Frame 1 (no input): blank canvas, image omitted
Frame 60 (no input): blank canvas, image omitted
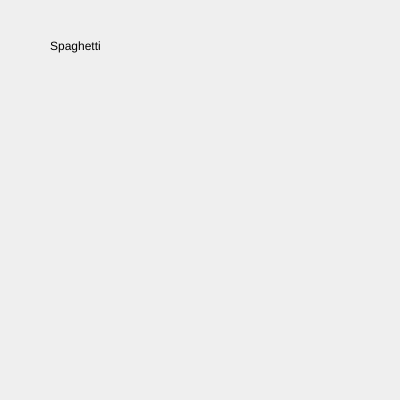
Frame 120 (the mouse pressed at the canvas centre since frame 60)

The p5.js sketch whose frames 1 and 60 were blank and that drew this single picture after the mouse press (run headless with seeded random() and noise() and a simulated clock; from frame 60 on, the mouse is pressed at the canvas centre):

// p5.js sketch
// ── sketch.js
//My Bunnies

let Bunnies = [{
  name:"Spaghetti",
  color:"yellow"
},{
  name:"Chocolate",
  color:"brown"
},{
  name:"Pizza",
  color:"orange"
},{
  name:"Marshmallow",
  color:"white"
},{
  name:"Tiramisu",
  color:"beige"
},{
  name:"Bread",
  color:"sesame"
},];

let randomIndex;

function setup() {
    createCanvas(400, 400);
    background(255, 255, 183);

  }
  
  function draw() {
    
  }

function mousePressed(){
  background(random(200,255));
  randomIndex= int(random(Bunnies.Length));
  //console.log(Bunnies.Length);
  //console.log(Bunnies[int(random(Bunnies.length))].name);
  //console.log(Bunnies[randomIndex].name);
  text(Bunnies[randomIndex].name,50,50);
  Bunnies.splice(randomIndex,1);

}
